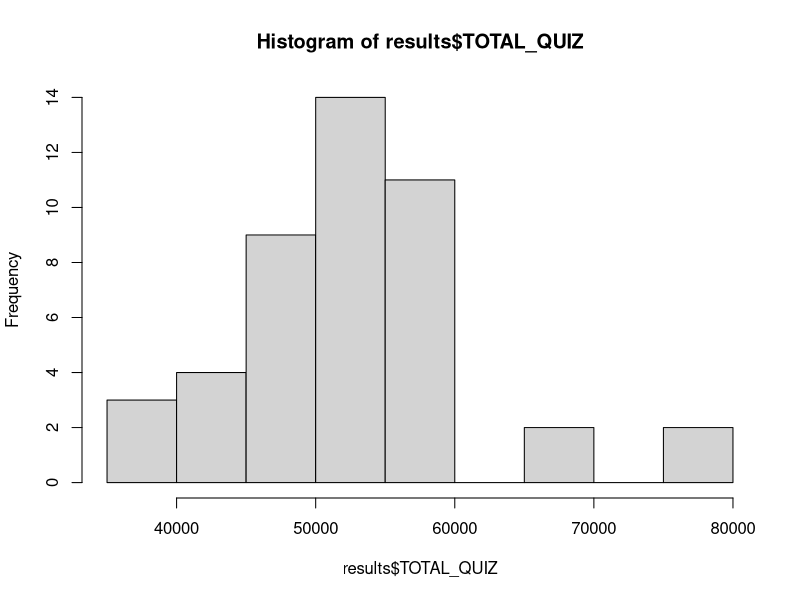
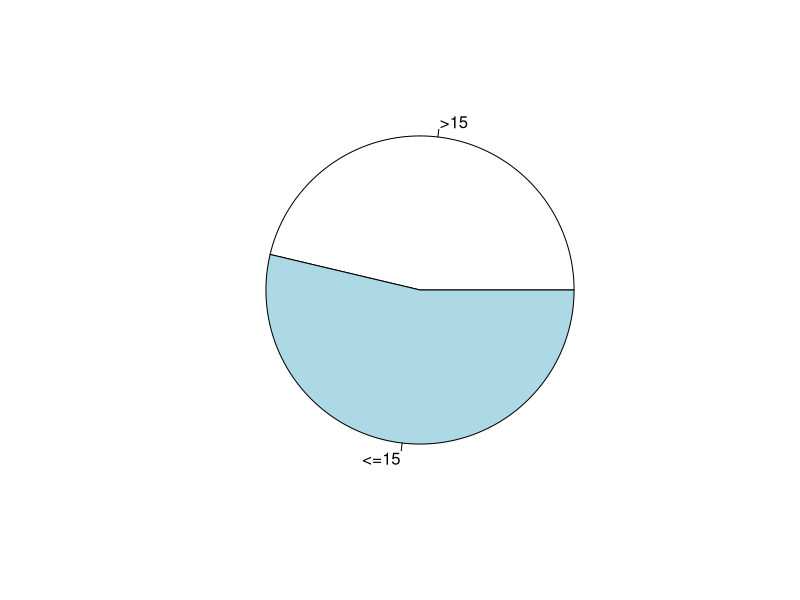

The R source for these figures, in order:
results = read.csv('datasets/students_results.csv', sep=';')

# EX 1
nrow(results)
ncol(results)

colnames(results)
str(results)

results[, c('Groupe.TP', 'Groupe.TD')] = lapply(results[, c('Groupe.TP', 'Groupe.TD')], as.factor)
str(results)

# EX 2
results$TOTAL_QUIZ = results$QUIZ1 + results$QUIZ2
str(results)

results$AVG_QUIZ = results$TOTAL_QUIZ/2

hist(results$TOTAL_QUIZ)

# replacing comas by points
results$TP4 = gsub(',', '.', results$TP4)
results$TP2 = gsub(',', '.', results$TP2)
results$TP1 = gsub(',', '.', results$TP1)

# making floats of values
results$TP4 = as.double(results$TP4)
results$TP2 = as.double(results$TP2)
results$TP1 = as.double(results$TP1)

quantile(x=results$TP4, seq(0, 1, 0.1), na.rm = TRUE)

over_15 = nrow(results[results$TP4 > 15, ])
pie(c(over_15, nrow(results)-over_15), labels=c('>15', '<=15'))

table(results$Groupe.TP)




